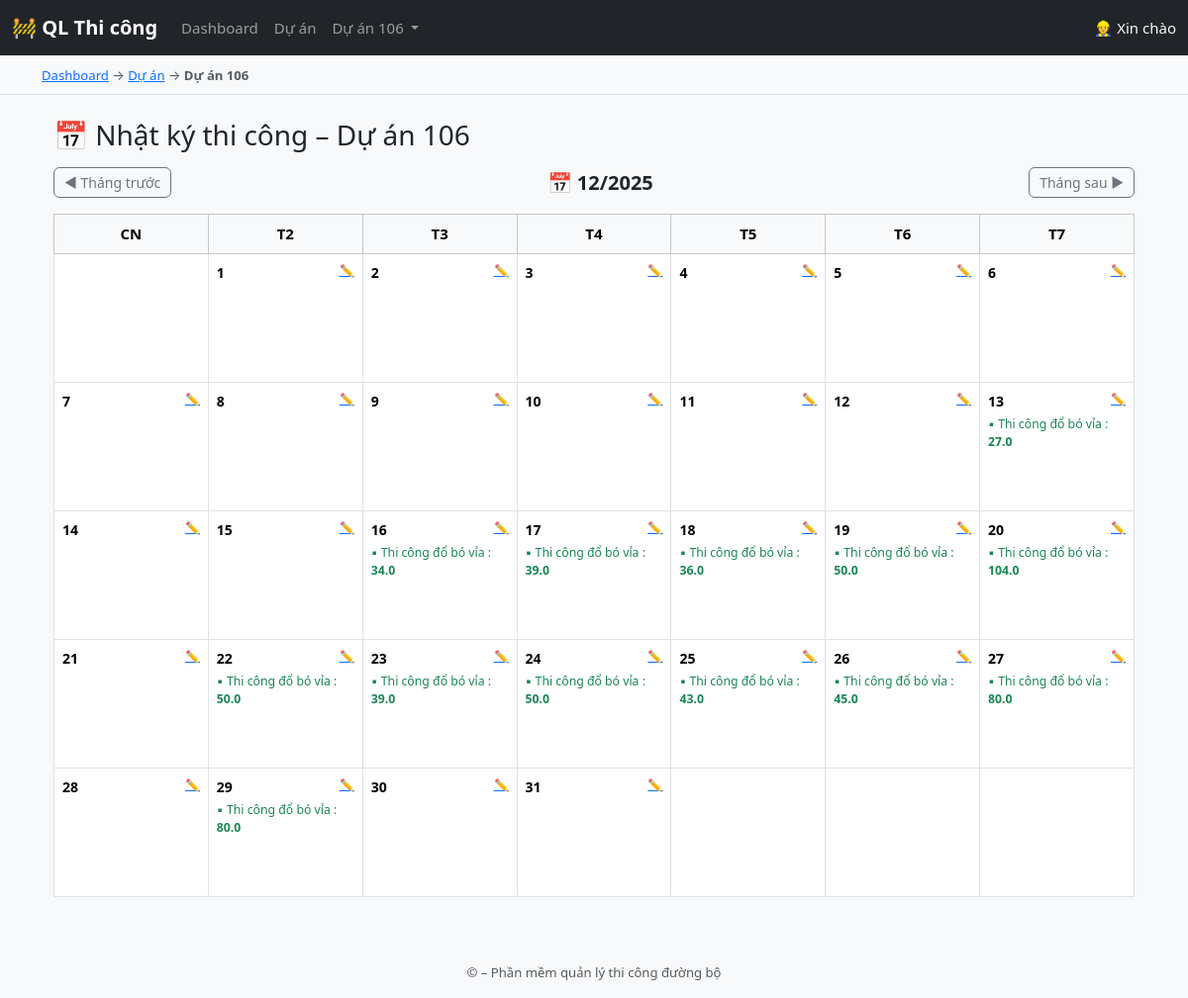
Page /projects/1/daily-log/2025/12/ on the committed database.
### core/models.py (models this page shows, shortened)
class Project(models.Model):
    name = models.CharField(max_length=255)
    start_date = models.DateField()

class DailyLogItem(models.Model):
    daily_log = models.ForeignKey(
        DailyLog,
        related_name='items',
        on_delete=models.CASCADE
    )
    work_item = models.ForeignKey(WorkItem, on_delete=models.CASCADE)
    quantity_done = models.FloatField()
    note = models.TextField(blank=True)

class WorkItem(models.Model):
    project = models.ForeignKey(Project, on_delete=models.CASCADE)
    index_code = models.CharField(max_length=50)
    name = models.CharField(max_length=255)
    unit = models.CharField(max_length=50, blank=True)
    quantity = models.FloatField(null=True, blank=True)
    parent = models.ForeignKey(
        'self',
        null=True,
        blank=True,
        related_name='children',
        on_delete=models.CASCADE
    )
    completed_quantity = models.FloatField(default=0)  # 👈 mới

### core/views.py (the view)
def daily_log_calendar(request, project_id, year=None, month=None):
    project = get_object_or_404(Project, id=project_id)
    today = date.today()
    year = int(year) if year else today.year
    month = int(month) if month else today.month
    current_month = date(year, month, 1)
    prev_month = (current_month.replace(day=1) - timedelta(days=1)).replace(day=1)
    next_month = (current_month.replace(day=28) + timedelta(days=4)).replace(day=1)
    logs = DailyLog.objects.filter(
        project=project,
        log_date__year=year,
        log_date__month=month
    ).prefetch_related('items__work_item')
    log_map = {log.log_date.day: log for log in logs}
    cal = calendar.Calendar(firstweekday=6)
    calendar_month = cal.monthdayscalendar(year, month)
    return render(request, 'core/daily_log_calendar.html', {
        'project': project,
        'year': year,
        'month': month,
        'calendar': calendar_month,
        'log_map': log_map,
        'prev_year': prev_month.year,
        'prev_month': prev_month.month,
        'next_year': next_month.year,
        'next_month': next_month.month,
    })

### core/templatetags/dict_extras.py (called while the page is built)
@register.filter
def dict_get(d, key):
    return d.get(key)

### core/templates/core/daily_log_calendar.html (shortened to what this page needs)
{% extends 'core/base.html' %}
{% load static %}
{% load dict_extras %}
{% block content %}
<div class="container mt-4">
    <h3 class="mb-3">
        📅 Nhật ký thi công – {{ project.name }}
    </h3>
        <div class="d-flex justify-content-between align-items-center mb-3">
            <a class="btn btn-outline-secondary btn-sm"
            href="{% url 'daily_log_calendar' project.id prev_year prev_month %}">
                ◀ Tháng trước
            </a>
            <h5 class="mb-0">
                📅 {{ month }}/{{ year }}
            </h5>
            <a class="btn btn-outline-secondary btn-sm"
            href="{% url 'daily_log_calendar' project.id next_year next_month %}">
                Tháng sau ▶
            </a>
        </div>
    <table class="table table-bordered calendar-table">
        <thead class="table-light text-center">
            <tr>
                <th>CN</th>
                <th>T2</th>
                <th>T3</th>
                <th>T4</th>
                <th>T5</th>
                <th>T6</th>
                <th>T7</th>
            </tr>
        </thead>
        <tbody>
        {% for week in calendar %}
            <tr>
                {% for day in week %}
                    <td class="align-top calendar-cell">
                        {% if day %}
                            <div class="d-flex justify-content-between">
                                <strong>{{ day }}</strong>
                                <a href="{% url 'daily_log_form' project.id year month day %}"
                                   class="text-primary small">
                                    ✏️
                                </a>
                            </div>
                            {% with log=log_map|dict_get:day %}
                                {% if log %}
                                    <div class="mt-1">
                                        {% for item in log.items.all %}
                                            <div class="small text-success">
                                                ▪ {{ item.work_item.name }}
                                                : <strong>{{ item.quantity_done }}</strong>
                                            </div>
                                        {% endfor %}
                                    </div>
                                {% endif %}
                            {% endwith %}
                        {% endif %}
                    </td>
                {% endfor %}
            </tr>
        {% endfor %}
        </tbody>
    </table>
</div>
{% endblock %}

### core/templates/core/base.html (shortened to what this page needs)
<!DOCTYPE html>
<html lang="vi">
<head>
    <link href="https://cdn.jsdelivr.net/npm/bootstrap@5.3.2/dist/css/bootstrap.min.css"
          rel="stylesheet">
    {% load static %}
    <link rel="stylesheet" href="{% static 'core/style.css' %}">
</head>
<body>
<nav class="navbar navbar-expand-lg navbar-dark bg-dark">
    <div class="container-fluid">
        <a class="navbar-brand fw-bold" href="{% url 'dashboard' %}">
            🚧 QL Thi công
        </a>
        <div class="collapse navbar-collapse" id="mainNavbar">
            <ul class="navbar-nav me-auto mb-2 mb-lg-0">
                <li class="nav-item">
                    <a class="nav-link" href="{% url 'dashboard' %}">
                        Dashboard
                    </a>
                </li>
                <li class="nav-item">
                    <a class="nav-link" href="{% url 'project_list' %}">
                        Dự án
                    </a>
                </li>
                {% if project %}
                <li class="nav-item dropdown">
                    <a class="nav-link dropdown-toggle"
                       href="#"
                       role="button"
                       data-bs-toggle="dropdown">
                        {{ project.name }}
                    </a>
                </li>
                {% endif %}
            </ul>
            <span class="navbar-text text-light">
                👷 Xin chào
            </span>
        </div>
    </div>
</nav>
{% if project %}
<nav class="bg-light border-bottom">
    <div class="container py-2">
        <small class="text-muted">
            <a href="{% url 'dashboard' %}">Dashboard</a>
            →
            <a href="{% url 'project_list' %}">Dự án</a>
            →
            <strong>{{ project.name }}</strong>
        </small>
    </div>
</nav>
{% endif %}
<div class="container mt-4">
    {% block content %}
    {% endblock %}
</div>
<footer class="bg-light text-center text-muted mt-5 py-3">
    <small>
        © {{ now|date:"Y" }} – Phần mềm quản lý thi công đường bộ
    </small>
</footer>
</body>
</html>

### core/static/core/style.css (style rules this page uses)
body { background-color: #f8f9fa; font-size: 15px; }
h2, h4, h5 { font-weight: 600; }
.table { background-color: #ffffff; }
.table th { text-align: center; vertical-align: middle; }
.table td { vertical-align: middle; }
.btn { border-radius: 6px; padding: 6px 14px; }
.btn-sm { padding: 4px 10px; font-size: 14px; }

### core/templates/core/daily_log_calendar.html (style rules this page uses)
.calendar-table { table-layout: fixed; }
.calendar-cell { height: 130px; vertical-align: top; font-size: 14px; }

### rows in the picture
Project: name "Dự án 106"
DailyLogItem: work_item.name "Thi công đổ bó vỉa", quantity_done "27.0"
DailyLogItem: work_item.name "Thi công đổ bó vỉa", quantity_done "34.0"
DailyLogItem: work_item.name "Thi công đổ bó vỉa", quantity_done "39.0"
DailyLogItem: work_item.name "Thi công đổ bó vỉa", quantity_done "36.0"
DailyLogItem: work_item.name "Thi công đổ bó vỉa", quantity_done "50.0"
DailyLogItem: work_item.name "Thi công đổ bó vỉa", quantity_done "104.0"
DailyLogItem: work_item.name "Thi công đổ bó vỉa", quantity_done "50.0"
DailyLogItem: work_item.name "Thi công đổ bó vỉa", quantity_done "39.0"
DailyLogItem: work_item.name "Thi công đổ bó vỉa", quantity_done "50.0"
DailyLogItem: work_item.name "Thi công đổ bó vỉa", quantity_done "43.0"
DailyLogItem: work_item.name "Thi công đổ bó vỉa", quantity_done "45.0"
DailyLogItem: work_item.name "Thi công đổ bó vỉa", quantity_done "80.0"
DailyLogItem: work_item.name "Thi công đổ bó vỉa", quantity_done "80.0"

### other values in the picture
{{ month }} "12"
{{ year }} "2025"
{{ day }} "1" "2" "3" "4" "5" "6" "7" "8" "9" "10" "11" "12" "13" "14" "15" "16" "17" "18" "19" "20" "21" "22" "23" "24" "25" "26" "27" "28" "29" "30" "31"
